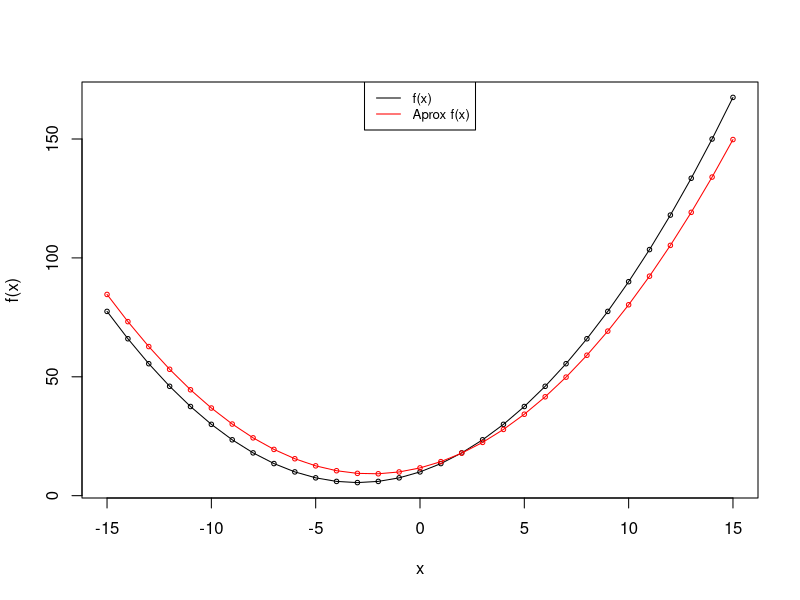

This chart was generated by the following R code:
#Polinomial aproximation example 
#Book: Introdução a Ciência de Dados - Uma perspectiva de redes neurais artificias e reconhecimento de padrões

library(corpcor) #library that allows us to calculate pseudoinverses of matrixes

#----------------------------------------------------------------------
#Function that we will try to approximate: 1/2 (x^2) +3x + 10
fgx <- function(xin){
  0.5*(xin^2) + 3*xin + 10
}
#----------------------------------------------------------------------


#Generating the dataset containg the samples we will use to approximate the function
X <- runif(n=20, min=-15, max=10) #Generates 20 random points within the interval from -15 to 10 (uniform distribution)
Y <- fgx(X) + 10*rnorm(length(X)) #Generate the values by applying the function and adding some noise to them

#We will use a quadratic aprroximation
H <- cbind(X^2, X, 1) #Generates the matrix H |X^2  X  1|
w <- pseudoinverse(H) %*% Y #Determining the polynomial coefficients for the approximation function 

#Now we should compare the results obtained by both the original function and its approximation

#creating an interval in order to represent the x-axis, verying from -15 to 10 with a 0.1 step
xgrid<-seq(-15, 15, 1)

#Applying the original function to the interval
ygrid <- (0.5*(xgrid^2) + (3*xgrid) + 10 )

#In order to obtain the approximation, we should multply H by w
Hgrid <- cbind(xgrid^2, xgrid, 1) #applies x^2 + x + k
yhatgrid <- Hgrid %*% w #multiplies by the coefficients

#compare yhatgrid to ygrid
plot(xgrid, ygrid, xlab = "x", ylab = "f(x)", type="n")
lines(xgrid, ygrid, type = "o", col="black", pch=21, cex=0.6)
lines(xgrid, yhatgrid, type = "o", col="red", pch=21, cex=0.6)
#legend("top", col=c("black", "red"), legend = c("f(x)", "Aprox f(x)") )
legend("top", legend=c("f(x)", "Aprox f(x)"),
       col=c("black", "red"), lty=1:1, cex=0.8)
